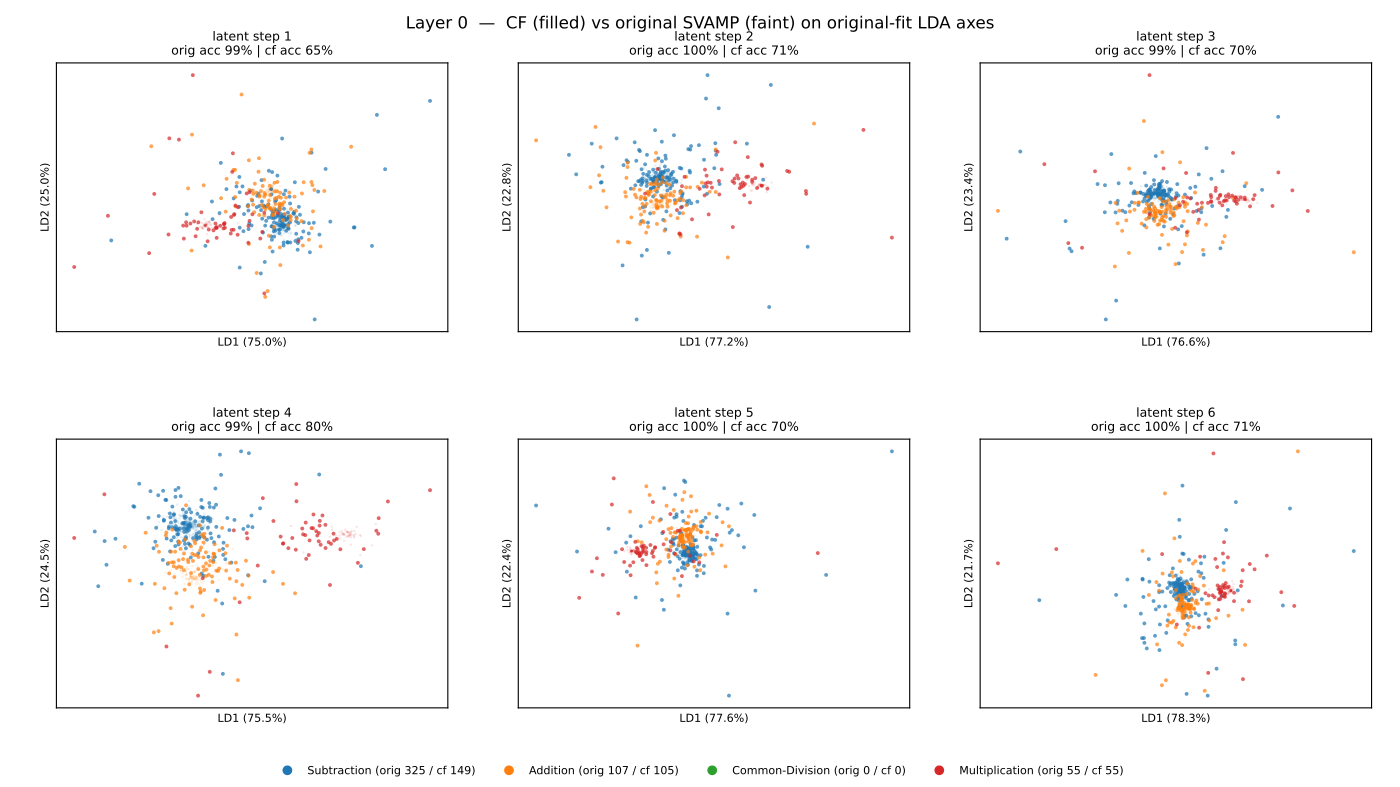

Generate this figure with Python:
"""Project magnitude-matched counterfactual activations onto the LDA operator
axes that were fit on the original SVAMP activations. If operator clusters
survive, the LDA direction is genuinely operator-coding (not magnitude in
disguise). If clusters collapse, the original LDA was magnitude.

Slideshow: per (layer × latent step), one subplot showing
  - original SVAMP points (small gray, operator-colored borders) — reference
  - CF points (filled, operator-colored, opaque) — held-out projection
On the same LDA axes (fit on original).

Layout: 17 slides, one per layer, 6 latent-step subplots each.

Reports a per-(layer, latent-step) operator-classification accuracy on the CF
projection (using the LDA classifier fit on original) so we can quantify how
well the operator direction generalizes.
"""

from __future__ import annotations

import json
from collections import Counter
from pathlib import Path

import matplotlib.pyplot as plt
import numpy as np
import torch
from datasets import concatenate_datasets, load_dataset
from matplotlib.backends.backend_pdf import PdfPages
from matplotlib.lines import Line2D
from sklearn.discriminant_analysis import LinearDiscriminantAnalysis


REPO = Path(__file__).resolve().parent.parent.parent
ORIG_ACTS = REPO / "inference" / "runs" / "svamp_student" / "activations.pt"
CF_ACTS = REPO / "inference" / "runs" / "cf_under99_student" / "activations.pt"
CF_DATA = REPO.parent / "cf-datasets" / "cf_under99.json"
OUT_PDF = REPO / "visualizations-student-correct" / "sc-v2-C" / "cf_lda_compare.pdf"
OUT_STATS = REPO / "visualizations-student-correct" / "sc-v2-C" / "cf_lda_stats.json"

PROBLEM_TYPE_COLORS = {
    "Subtraction": "#1f77b4",
    "Addition": "#ff7f0e",
    "Common-Division": "#2ca02c",
    "Multiplication": "#d62728",
}


def load_orig_problem_types() -> np.ndarray:
    ds = load_dataset("ChilleD/SVAMP")
    full = concatenate_datasets([ds["train"], ds["test"]])
    types = [t.replace("Common-Divison", "Common-Division") for t in full["Type"]]
    return np.array(types)


def load_cf_metadata() -> tuple[np.ndarray, np.ndarray]:
    rows = json.load(open(CF_DATA))
    types = np.array([r["type"] for r in rows])
    bucket = np.array([r["output_bucket"] for r in rows])
    return types, bucket


def load_acts(path: Path) -> np.ndarray:
    t = torch.load(path, map_location="cpu", weights_only=True)
    return t.float().numpy()  # (N, S, L, H)


def main():
    print("loading metadata + activations")
    orig_types = load_orig_problem_types()
    cf_types, cf_bucket = load_cf_metadata()
    orig = load_acts(ORIG_ACTS)
    cf = load_acts(CF_ACTS)

    # Filter both to student-correct (each on its own student results).
    orig_results = json.load(open(REPO / "inference/runs/svamp_student/results.json"))
    orig_mask = np.array([r["correct"] for r in orig_results], dtype=bool)
    print(f"filter orig to student-correct: {int(orig_mask.sum())}/{len(orig_mask)}")
    orig = orig[orig_mask]
    orig_types = orig_types[orig_mask]

    cf_results = json.load(open(REPO / "inference/runs/cf_under99_student/results.json"))
    cf_mask = np.array([r["correct"] for r in cf_results], dtype=bool)
    print(f"filter cf to student-correct:   {int(cf_mask.sum())}/{len(cf_mask)}")
    cf = cf[cf_mask]
    cf_types = cf_types[cf_mask]
    cf_bucket = cf_bucket[cf_mask]
    # === Option C: drop Common-Division from BOTH sides ===
    o_keep = orig_types != "Common-Division"
    c_keep = cf_types != "Common-Division"
    print(f"dropping Common-Division: orig {int((~o_keep).sum())}, cf {int((~c_keep).sum())}", flush=True)
    orig = orig[o_keep]; orig_types = orig_types[o_keep]
    cf = cf[c_keep]; cf_types = cf_types[c_keep]; cf_bucket = cf_bucket[c_keep]

    print(f"  orig: {orig.shape}  cf: {cf.shape}")
    print(f"  cf type counts:   {dict(Counter(cf_types))}")
    print(f"  cf bucket counts: {dict(Counter(cf_bucket))}")

    L = orig.shape[2]
    S = orig.shape[1]

    # Fit LDA on each (layer, latent_step) using ORIGINAL SVAMP, transform both.
    proj_orig = np.empty((L, S, orig.shape[0], 2), dtype=np.float32)
    proj_cf = np.empty((L, S, cf.shape[0], 2), dtype=np.float32)
    var_ratio = np.empty((L, S, 2), dtype=np.float32)
    cf_acc = np.empty((L, S), dtype=np.float32)
    orig_acc = np.empty((L, S), dtype=np.float32)
    print(f"fitting {L*S} LDAs on original SVAMP, projecting CF, scoring")
    for layer in range(L):
        for step in range(S):
            X_orig = orig[:, step, layer, :]
            X_cf = cf[:, step, layer, :]
            lda = LinearDiscriminantAnalysis(n_components=2, solver="svd")
            lda.fit(X_orig, orig_types)
            proj_orig[layer, step] = lda.transform(X_orig)[:, :2]
            proj_cf[layer, step] = lda.transform(X_cf)[:, :2]
            var_ratio[layer, step] = lda.explained_variance_ratio_[:2]
            orig_acc[layer, step] = (lda.predict(X_orig) == orig_types).mean()
            cf_acc[layer, step] = (lda.predict(X_cf) == cf_types).mean()
        print(f"  layer {layer}/{L-1}  cf-acc(step1..6)={cf_acc[layer]}", flush=True)

    print("\nrendering slideshow")
    OUT_PDF.parent.mkdir(parents=True, exist_ok=True)
    with PdfPages(OUT_PDF) as pdf:
        for layer in range(L):
            fig, axes = plt.subplots(2, 3, figsize=(14, 7.875))
            fig.suptitle(
                f"Layer {layer}  —  CF (filled) vs original SVAMP (faint) on "
                f"original-fit LDA axes",
                fontsize=12,
            )
            legend_proxies = []
            for s, ax in enumerate(axes.ravel()):
                if s >= S:
                    ax.axis("off")
                    continue
                # Original (faint background)
                for cls, color in PROBLEM_TYPE_COLORS.items():
                    m = orig_types == cls
                    ax.scatter(
                        proj_orig[layer, s, m, 0], proj_orig[layer, s, m, 1],
                        s=3, c=color, alpha=0.12, linewidths=0,
                    )
                # Counterfactual (foreground)
                for cls, color in PROBLEM_TYPE_COLORS.items():
                    m = cf_types == cls
                    ax.scatter(
                        proj_cf[layer, s, m, 0], proj_cf[layer, s, m, 1],
                        s=8, c=color, alpha=0.7, linewidths=0,
                    )
                if s == 0 and not legend_proxies:
                    for cls, color in PROBLEM_TYPE_COLORS.items():
                        n_orig = (orig_types == cls).sum()
                        n_cf = (cf_types == cls).sum()
                        legend_proxies.append(
                            Line2D([0], [0], marker="o", linestyle="",
                                   color=color, label=f"{cls} (orig {n_orig} / cf {n_cf})")
                        )
                ax.set_title(
                    f"latent step {s+1}\n"
                    f"orig acc {orig_acc[layer, s]*100:.0f}% | cf acc {cf_acc[layer, s]*100:.0f}%",
                    fontsize=9,
                )
                ax.set_xticks([])
                ax.set_yticks([])
                ax.set_xlabel(f"LD1 ({var_ratio[layer, s, 0]*100:.1f}%)", fontsize=8)
                ax.set_ylabel(f"LD2 ({var_ratio[layer, s, 1]*100:.1f}%)", fontsize=8)

            if legend_proxies:
                fig.legend(handles=legend_proxies, loc="lower center",
                           ncol=len(legend_proxies), fontsize=8, frameon=False,
                           bbox_to_anchor=(0.5, 0.0))
            fig.subplots_adjust(top=0.92, bottom=0.10, left=0.04, right=0.98,
                                wspace=0.18, hspace=0.4)
            pdf.savefig(fig, dpi=140)
            plt.close(fig)

    # Save accuracies
    stats = {
        "orig_acc": orig_acc.tolist(),
        "cf_acc": cf_acc.tolist(),
        "var_ratio": var_ratio.tolist(),
        "shape": {"layers_plus_emb": L, "latent_steps": S},
    }
    OUT_STATS.write_text(json.dumps(stats, indent=2))
    print(f"\nclassifier accuracy (trained on orig SVAMP, applied to held-out CF):")
    print("layer | step1   step2   step3   step4   step5   step6  | mean")
    for layer in range(L):
        row = "  ".join(f"{cf_acc[layer, s]*100:5.1f}%" for s in range(S))
        print(f" {layer:>4d} | {row}  | {cf_acc[layer].mean()*100:5.1f}%")
    chance = max(Counter(orig_types).values()) / len(orig_types)
    print(f"\nmajority-class baseline: {chance*100:.1f}%")
    print(f"saved -> {OUT_PDF}  +  {OUT_STATS}")


if __name__ == "__main__":
    main()
